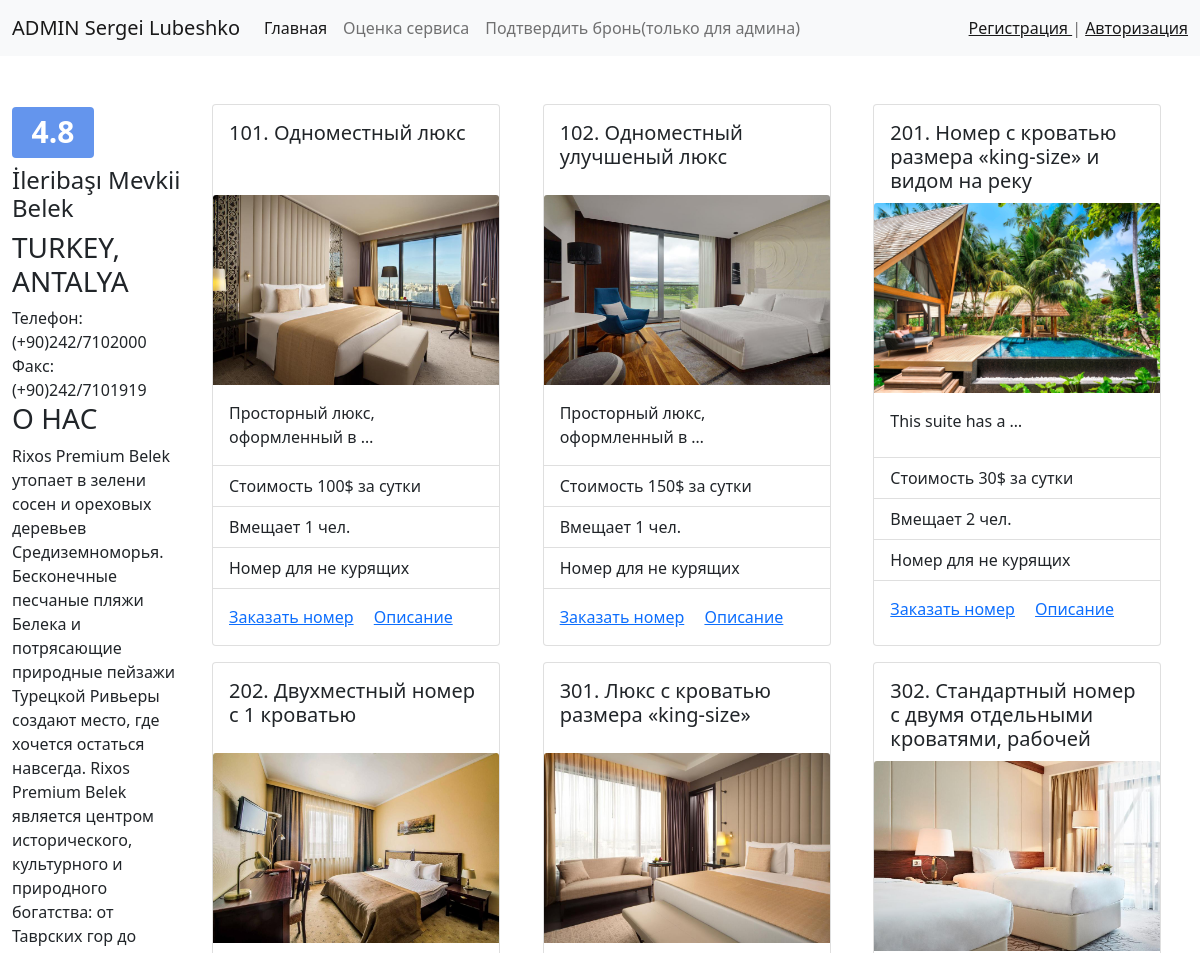
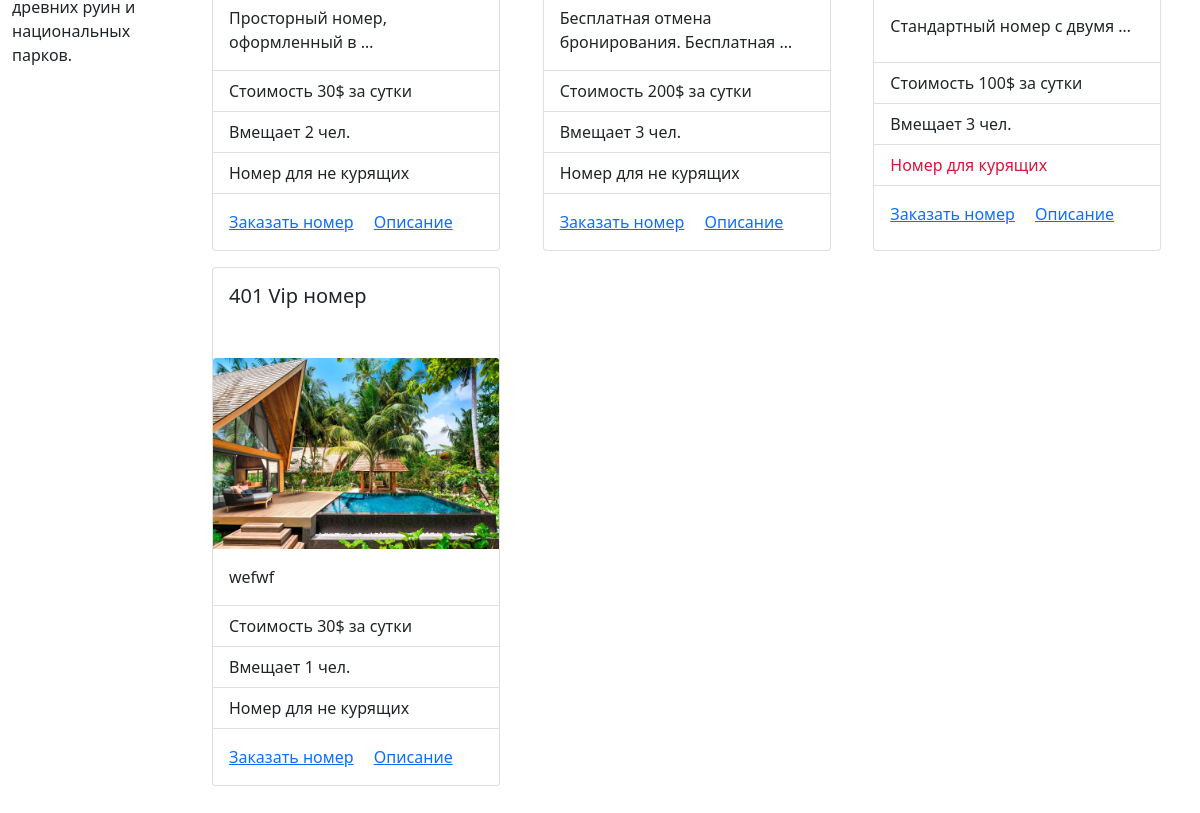
The page / on the database its author committed (2 pictures, top to bottom).
### hotel/models.py (models this page shows, shortened)
class Room(models.Model):
    photo = models.ImageField(verbose_name='Фото', upload_to='photos/%Y/%m/%d', blank=True)
    title = models.CharField(max_length=60, verbose_name='Название номера')
    desc = models.TextField(verbose_name='Описание номера', max_length=500, blank=True)
    size = models.PositiveSmallIntegerField(verbose_name='Площадь номера')
    smoke = models.BooleanField(default=True, verbose_name='Не курят')
    price = models.PositiveSmallIntegerField(verbose_name='Цена за сутки', default=30)
    num_people = models.IntegerField(
        default=1,
        validators=[
            MinValueValidator(1),
            MaxValueValidator(10)
        ],
        verbose_name='Кол-во спальных мест'
    )
    facilities = models.ManyToManyField("Facilities")
    number_room = models.CharField(max_length=3, verbose_name='№ комнаты', blank=True)
    def get_absolute_url(self):
        return reverse('detail', kwargs={"room_id": self.pk})

### hotel/views.py (the view)
# urls.py: path('', ShowRooms, name="home"),
def ShowRooms(request):
    query = ServiceHotel.objects.all()
    avg_score_service = (query.aggregate(score=Avg("mark"))).get('score')
    rooms = Room.objects.order_by("title")
    context = {"rooms": rooms, "score": avg_score_service}
    return render(request, template_name="hotel/index.html", context=context)

### hotel/templates/hotel/index.html
{% extends 'base.html' %}
{% block content %}
    <div class="row row-cols-1 row-cols-md-3 g-3">
        {% for room in rooms %}
            <div class="col">
                <div class="card h-100" style="width: 18rem;">
                    <div class="card-body" style="height: 90px">
                        <h5 class="card-title" style="height: 3rem;">{{ room.title }}</h5>
                    </div>
                    {% if room.photo %}
                        <img src="{{ room.photo.url }}" class="card-img-top" alt="..." width="300" height="190">
                    {% else %}
                        <img src="../../../images/photos/2021/05/23/def.jpg" class="card-img-top" alt="...">
                    {% endif %}
                    <div class="card-body">
                        <p class="card-text">{{ room.desc|truncatewords:4 }}</p>
                    </div>
                    <ul class="list-group list-group-flush">
                        <li class="list-group-item">Стоимость {{ room.price }}$ за сутки</li>
                        <li class="list-group-item">Вмещает {{ room.num_people }} чел.</li>
                        {% if room.smoke %}
                            <li class="list-group-item">Номер для не курящих</li>
                        {% else %}
                            <li class="list-group-item"><span style="color: crimson">Номер для курящих</span>
                            </li>
                        {% endif %}
                    </ul>
                    <div class="card-body">
                        <a href="{% url "booking" room.pk %}" class="card-link">Заказать номер</a>
                        <a href={{ room.get_absolute_url }} class="card-link">Описание</a>
                    </div>
                </div>
            </div>
        {% endfor %}
    </div>
{% endblock %}

### rows shown on the page
Room: title "101. Одноместный люкс", photo (picture), desc "Просторный люкс, оформленный в …", price "100", num_people "1", smoke "Номер для не курящих"
Room: title "102. Одноместный улучшеный люкс", photo (picture), desc "Просторный люкс, оформленный в …", price "150", num_people "1", smoke "Номер для не курящих"
Room: title "201. Номер с кроватью размера «king-size» и видом на реку", desc "This suite has a …", price "30", num_people "2", smoke "Номер для не курящих"
Room: title "202. Двухместный номер с 1 кроватью", photo (picture), desc "Просторный номер, оформленный в …", price "30", num_people "2", smoke "Номер для не курящих"
Room: title "301. Люкс с кроватью размера «king-size»", photo (picture), desc "Бесплатная отмена бронирования. Бесплатная …", price "200", num_people "3", smoke "Номер для не курящих"
Room: title "302. Стандартный номер с двумя отдельными кроватями, рабочей", photo (picture), desc "Стандартный номер с двумя …", price "100", num_people "3", smoke "Номер для курящих"
Room: title "401 Vip номер", desc "wefwf", price "30", num_people "1", smoke "Номер для не курящих"

### other values the page prints
{{ score|floatformat }} "4.8"
